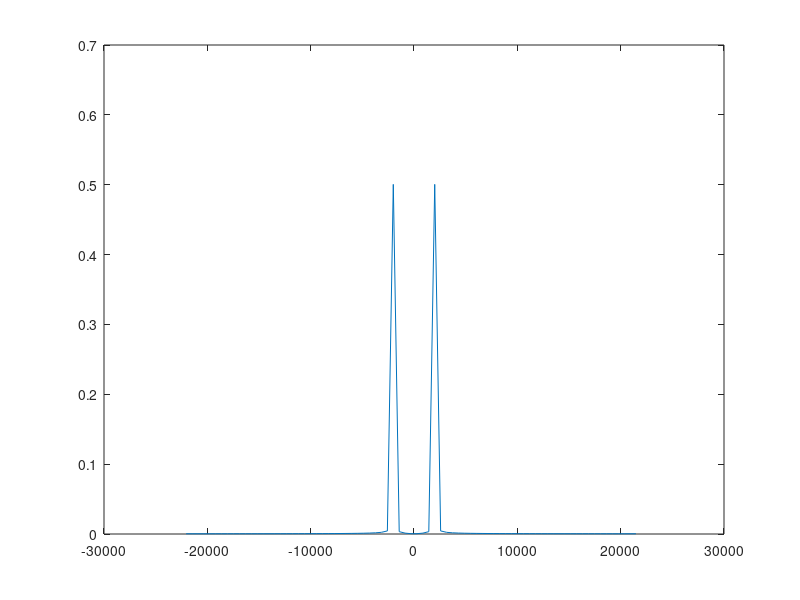
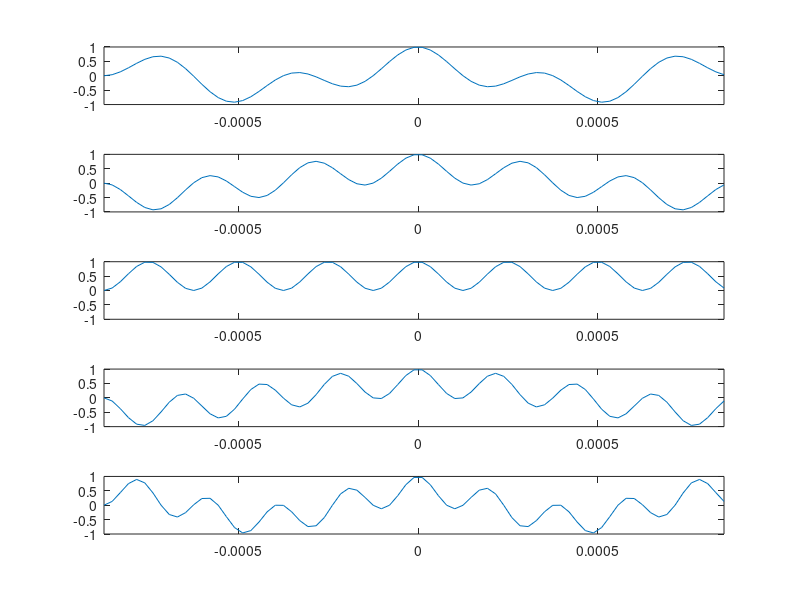

These figures' MATLAB source, in order:
%DFT con finestre adiacenti
f_c = 44100;
sinc = 1/f_c;
window_size = 77;
bin_size = f_c/window_size;
f = [-f_c/2:bin_size:f_c/2 - bin_size];
freq = 2000;
binnum = round((freq + f_c/2)/bin_size) + 1;
w = freq*2*pi;
dur = window_size*sinc;
t = [-dur/2:sinc:dur/2 - sinc];
%y = exp(i*w*t);
y = cos(w*t);
%y = sin(w*t);
output = zeros(size(f));
y_anal = zeros(window_size, window_size);
%DFT
for k = 1:window_size
	anal = exp(-i*f(k)*2*pi*t);
	y_anal(k, :) = y.*anal;
	f_sum = sum(y_anal(k, :));
	output(k) = f_sum;
end
figure(1)
plot(f, abs(output)/window_size)
figure(2)
subplot(5, 1, 1)
	plot(t, real(y_anal(binnum - 2, :)))
	axis([t(1) t(window_size) -1 1])
subplot(5, 1, 2)
	plot(t, real(y_anal(binnum - 1, :)))
	axis([t(1) t(window_size) -1 1])
subplot(5, 1, 3)
	plot(t, real(y_anal(binnum, :)))
	axis([t(1) t(window_size) -1 1])
subplot(5, 1, 4)
	plot(t, real(y_anal(binnum + 1, :)))
	axis([t(1) t(window_size) -1 1])	
subplot(5, 1, 5)
	plot(t, real(y_anal(binnum + 2, :)))	
	axis([t(1) t(window_size) -1 1])